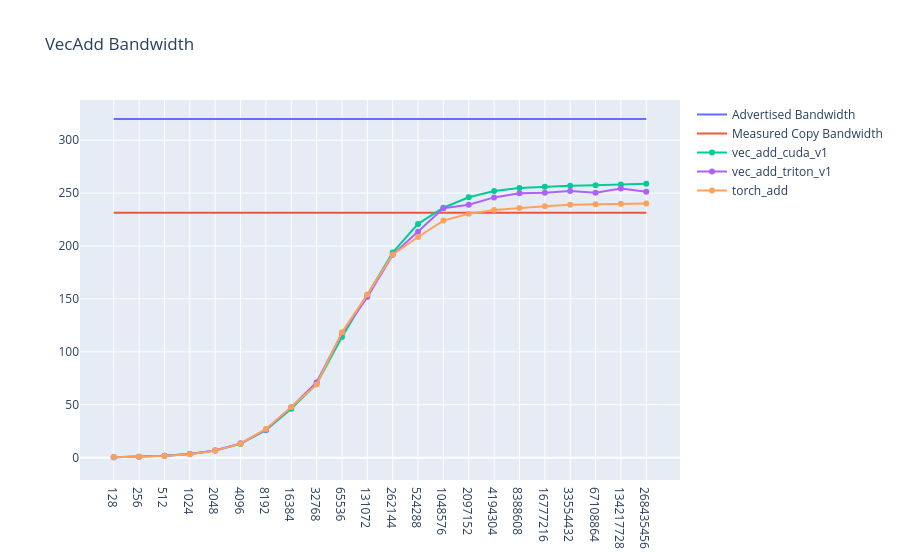

Notebook code cell kept with this figure:
### Code cell
ADVERTISED_BW = 320

fig = go.Figure()
shapes = df["shape"].unique()
fig.add_traces(
    [
        go.Scatter(
            x=shapes,
            y=np.full_like(shapes, ADVERTISED_BW),
            mode="lines",
            name="Advertised Bandwidth",
        ),
        go.Scatter(
            x=shapes,
            y=np.full_like(shapes, mem_bandwidth),
            mode="lines",
            name="Measured Copy Bandwidth",
        ),
    ]
)

for kernel in df.kernel_name.unique():
    bw = df[df["kernel_name"] == kernel]["bandwidth_gbps"].values
    fig.add_trace(go.Scatter(x=shapes, y=bw, mode="lines+markers", name=kernel))
fig.update_layout({"title":"VecAdd Bandwidth"})
fig.show()

### Figure 1 — Plotly figure (JSON) as saved in the notebook; plotly's stock layout.template omitted (floating-point values rounded to 4 significant figures)
{"data": [{"mode": "lines", "name": "Advertised Bandwidth", "type": "scatter", "x": ["128", "256", "512", "1024", "2048", "4096", "8192", "16384", "32768", "65536", "131072", "262144", "524288", "1048576", "2097152", "4194304", "8388608", "16777216", "33554432", "67108864", "134217728", "268435456"], "y": [320, 320, 320, 320, 320, 320, 320, 320, 320, 320, 320, 320, 320, 320, 320, 320, 320, 320, 320, 320, 320, 320]}, {"mode": "lines", "name": "Measured Copy Bandwidth", "type": "scatter", "x": ["128", "256", "512", "1024", "2048", "4096", "8192", "16384", "32768", "65536", "131072", "262144", "524288", "1048576", "2097152", "4194304", "8388608", "16777216", "33554432", "67108864", "134217728", "268435456"], "y": [231.4, 231.4, 231.4, 231.4, 231.4, 231.4, 231.4, 231.4, 231.4, 231.4, 231.4, 231.4, 231.4, 231.4, 231.4, 231.4, 231.4, 231.4, 231.4, 231.4, 231.4, 231.4]}, {"mode": "lines+markers", "name": "vec_add_cuda_v1", "type": "scatter", "x": ["128", "256", "512", "1024", "2048", "4096", "8192", "16384", "32768", "65536", "131072", "262144", "524288", "1048576", "2097152", "4194304", "8388608", "16777216", "33554432", "67108864", "134217728", "268435456"], "y": [0.4729, 0.8688, 1.753, 3.413, 6.737, 13.02, 26.03, 46.2, 69.82, 114.0, 153.6, 193.9, 220.9, 236.2, 246.1, 252.0, 254.8, 256.1, 257.0, 257.4, 258.1, 258.9]}, {"mode": "lines+markers", "name": "vec_add_triton_v1", "type": "scatter", "x": ["128", "256", "512", "1024", "2048", "4096", "8192", "16384", "32768", "65536", "131072", "262144", "524288", "1048576", "2097152", "4194304", "8388608", "16777216", "33554432", "67108864", "134217728", "268435456"], "y": [0.455, 0.8807, 1.829, 3.491, 6.888, 13.53, 26.48, 47.63, 71.23, 117.6, 151.7, 191.6, 213.4, 235.7, 239.0, 245.9, 249.9, 250.3, 252.1, 250.4, 254.3, 251.3]}, {"mode": "lines+markers", "name": "torch_add", "type": "scatter", "x": ["128", "256", "512", "1024", "2048", "4096", "8192", "16384", "32768", "65536", "131072", "262144", "524288", "1048576", "2097152", "4194304", "8388608", "16777216", "33554432", "67108864", "134217728", "268435456"], "y": [0.412, 0.817, 1.634, 3.282, 6.678, 13.24, 27.19, 48.0, 69.23, 118.4, 154.1, 192.0, 208.5, 224.1, 230.5, 234.0, 236.0, 237.5, 238.9, 239.3, 239.9, 240.1]}], "layout": {"title": {"text": "VecAdd Bandwidth"}}}
